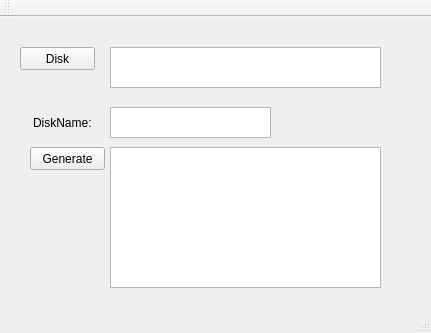
<?xml version="1.0" encoding="UTF-8"?>
<ui version="4.0">
 <class>MainWindow</class>
 <widget class="QMainWindow" name="MainWindow">
  <property name="geometry">
   <rect>
    <x>0</x>
    <y>0</y>
    <width>431</width>
    <height>333</height>
   </rect>
  </property>
  <property name="windowTitle">
   <string>MainWindow</string>
  </property>
  <widget class="QWidget" name="centralWidget">
   <widget class="QPushButton" name="pushButton">
    <property name="geometry">
     <rect>
      <x>20</x>
      <y>30</y>
      <width>75</width>
      <height>23</height>
     </rect>
    </property>
    <property name="text">
     <string>Disk</string>
    </property>
   </widget>
   <widget class="QTextEdit" name="textEditDir">
    <property name="geometry">
     <rect>
      <x>110</x>
      <y>30</y>
      <width>271</width>
      <height>41</height>
     </rect>
    </property>
   </widget>
   <widget class="QPushButton" name="pB_Gen">
    <property name="geometry">
     <rect>
      <x>30</x>
      <y>130</y>
      <width>75</width>
      <height>23</height>
     </rect>
    </property>
    <property name="text">
     <string>Generate</string>
    </property>
   </widget>
   <widget class="QTextBrowser" name="textBrowser">
    <property name="geometry">
     <rect>
      <x>110</x>
      <y>130</y>
      <width>271</width>
      <height>141</height>
     </rect>
    </property>
   </widget>
   <widget class="QTextEdit" name="textEdit_diskname">
    <property name="geometry">
     <rect>
      <x>110</x>
      <y>90</y>
      <width>161</width>
      <height>31</height>
     </rect>
    </property>
   </widget>
   <widget class="QLabel" name="label">
    <property name="geometry">
     <rect>
      <x>33</x>
      <y>90</y>
      <width>61</width>
      <height>31</height>
     </rect>
    </property>
    <property name="text">
     <string>DiskName:</string>
    </property>
   </widget>
  </widget>
  <widget class="QMenuBar" name="menuBar">
   <property name="geometry">
    <rect>
     <x>0</x>
     <y>0</y>
     <width>431</width>
     <height>23</height>
    </rect>
   </property>
  </widget>
  <widget class="QToolBar" name="mainToolBar">
   <attribute name="toolBarArea">
    <enum>TopToolBarArea</enum>
   </attribute>
   <attribute name="toolBarBreak">
    <bool>false</bool>
   </attribute>
  </widget>
  <widget class="QStatusBar" name="statusBar"/>
 </widget>
 <layoutdefault spacing="6" margin="11"/>
 <resources/>
 <connections/>
</ui>
